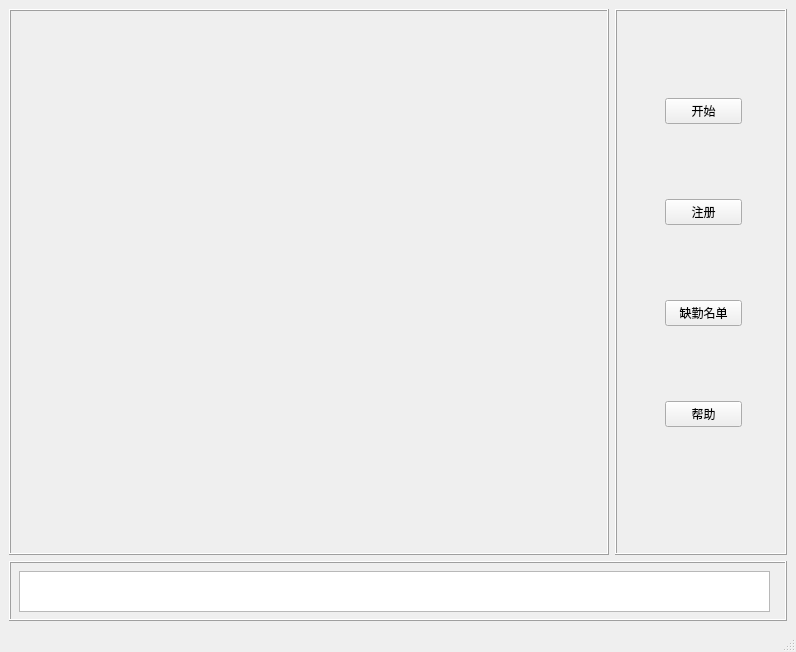
<?xml version="1.0" encoding="UTF-8"?>
<ui version="4.0">
 <class>MainWindow</class>
 <widget class="QMainWindow" name="MainWindow">
  <property name="geometry">
   <rect>
    <x>0</x>
    <y>0</y>
    <width>796</width>
    <height>652</height>
   </rect>
  </property>
  <property name="windowTitle">
   <string>人脸识别签到</string>
  </property>
  <property name="windowIcon">
   <iconset resource="icon/icon.qrc">
    <normaloff>:/newPrefix/签到.jpeg</normaloff>:/newPrefix/签到.jpeg</iconset>
  </property>
  <widget class="QWidget" name="centralwidget">
   <layout class="QGridLayout" name="gridLayout">
    <item row="1" column="0" colspan="2">
     <widget class="QFrame" name="frame_3">
      <property name="minimumSize">
       <size>
        <width>0</width>
        <height>0</height>
       </size>
      </property>
      <property name="maximumSize">
       <size>
        <width>16777215</width>
        <height>60</height>
       </size>
      </property>
      <property name="frameShape">
       <enum>QFrame::Box</enum>
      </property>
      <property name="frameShadow">
       <enum>QFrame::Raised</enum>
      </property>
      <widget class="QTextEdit" name="MsgTE">
       <property name="enabled">
        <bool>true</bool>
       </property>
       <property name="geometry">
        <rect>
         <x>10</x>
         <y>10</y>
         <width>751</width>
         <height>41</height>
        </rect>
       </property>
       <property name="font">
        <font>
         <family>Arial</family>
         <pointsize>15</pointsize>
         <weight>75</weight>
         <bold>true</bold>
        </font>
       </property>
       <property name="tabletTracking">
        <bool>true</bool>
       </property>
       <property name="undoRedoEnabled">
        <bool>true</bool>
       </property>
       <property name="html">
        <string>&lt;!DOCTYPE HTML PUBLIC &quot;-//W3C//DTD HTML 4.0//EN&quot; &quot;http://www.w3.org/TR/REC-html40/strict.dtd&quot;&gt;
&lt;html&gt;&lt;head&gt;&lt;meta name=&quot;qrichtext&quot; content=&quot;1&quot; /&gt;&lt;style type=&quot;text/css&quot;&gt;
p, li { white-space: pre-wrap; }
&lt;/style&gt;&lt;/head&gt;&lt;body style=&quot; font-family:'Arial'; font-size:15pt; font-weight:600; font-style:normal;&quot;&gt;
&lt;p align=&quot;center&quot; style=&quot;-qt-paragraph-type:empty; margin-top:0px; margin-bottom:0px; margin-left:0px; margin-right:0px; -qt-block-indent:0; text-indent:0px; font-family:'微软雅黑';&quot;&gt;&lt;br /&gt;&lt;/p&gt;&lt;/body&gt;&lt;/html&gt;</string>
       </property>
      </widget>
     </widget>
    </item>
    <item row="0" column="0">
     <widget class="QFrame" name="DispFm">
      <property name="minimumSize">
       <size>
        <width>600</width>
        <height>0</height>
       </size>
      </property>
      <property name="maximumSize">
       <size>
        <width>400</width>
        <height>16777215</height>
       </size>
      </property>
      <property name="frameShape">
       <enum>QFrame::Box</enum>
      </property>
      <property name="frameShadow">
       <enum>QFrame::Raised</enum>
      </property>
      <widget class="QLabel" name="DispLb">
       <property name="geometry">
        <rect>
         <x>10</x>
         <y>10</y>
         <width>581</width>
         <height>501</height>
        </rect>
       </property>
       <property name="text">
        <string/>
       </property>
       <property name="pixmap">
        <pixmap resource="icon/icon.qrc">:/newPrefix/title.jpg</pixmap>
       </property>
      </widget>
     </widget>
    </item>
    <item row="0" column="1">
     <widget class="QFrame" name="SettingsFm">
      <property name="frameShape">
       <enum>QFrame::Box</enum>
      </property>
      <property name="frameShadow">
       <enum>QFrame::Raised</enum>
      </property>
      <widget class="QWidget" name="layoutWidget">
       <property name="geometry">
        <rect>
         <x>50</x>
         <y>20</y>
         <width>77</width>
         <height>471</height>
        </rect>
       </property>
       <layout class="QVBoxLayout" name="verticalLayout">
        <item>
         <widget class="QPushButton" name="Showbt">
          <property name="text">
           <string>开始</string>
          </property>
         </widget>
        </item>
        <item>
         <widget class="QPushButton" name="Loginbt">
          <property name="text">
           <string>注册</string>
          </property>
         </widget>
        </item>
        <item>
         <widget class="QPushButton" name="Latebt">
          <property name="text">
           <string>缺勤名单</string>
          </property>
         </widget>
        </item>
        <item>
         <widget class="QPushButton" name="About">
          <property name="text">
           <string>帮助</string>
          </property>
         </widget>
        </item>
       </layout>
      </widget>
     </widget>
    </item>
   </layout>
  </widget>
  <widget class="QMenuBar" name="menubar">
   <property name="geometry">
    <rect>
     <x>0</x>
     <y>0</y>
     <width>796</width>
     <height>23</height>
    </rect>
   </property>
  </widget>
  <widget class="QStatusBar" name="statusbar"/>
 </widget>
 <resources>
  <include location="icon/icon.qrc"/>
  <include location="icon/icon.qrc"/>
 </resources>
 <connections/>
</ui>
